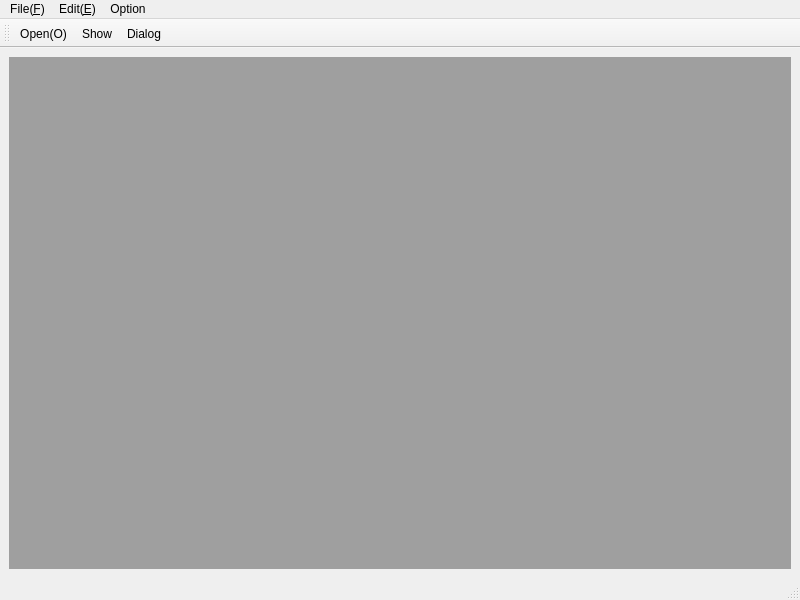
<?xml version="1.0" encoding="UTF-8"?>
<ui version="4.0">
 <class>MainWindow</class>
 <widget class="QMainWindow" name="MainWindow">
  <property name="geometry">
   <rect>
    <x>0</x>
    <y>0</y>
    <width>800</width>
    <height>600</height>
   </rect>
  </property>
  <property name="windowTitle">
   <string>MainWindow</string>
  </property>
  <widget class="QWidget" name="centralwidget">
   <layout class="QGridLayout" name="gridLayout">
    <item row="0" column="0">
     <widget class="QMdiArea" name="mdiArea"/>
    </item>
   </layout>
  </widget>
  <widget class="QMenuBar" name="menubar">
   <property name="geometry">
    <rect>
     <x>0</x>
     <y>0</y>
     <width>800</width>
     <height>29</height>
    </rect>
   </property>
   <widget class="QMenu" name="menuFile_F">
    <property name="title">
     <string>File(&amp;F)</string>
    </property>
    <addaction name="actionNew_N"/>
    <addaction name="actionOpen_O"/>
   </widget>
   <widget class="QMenu" name="menuEdit_E">
    <property name="title">
     <string>Edit(&amp;E)</string>
    </property>
   </widget>
   <widget class="QMenu" name="menuStart_S">
    <property name="title">
     <string>Option</string>
    </property>
    <addaction name="actionShow"/>
    <addaction name="actionDialog"/>
   </widget>
   <addaction name="menuFile_F"/>
   <addaction name="menuEdit_E"/>
   <addaction name="menuStart_S"/>
  </widget>
  <widget class="QStatusBar" name="statusbar"/>
  <widget class="QToolBar" name="toolBar">
   <property name="windowTitle">
    <string>toolBar</string>
   </property>
   <attribute name="toolBarArea">
    <enum>TopToolBarArea</enum>
   </attribute>
   <attribute name="toolBarBreak">
    <bool>false</bool>
   </attribute>
   <addaction name="actionOpen_O"/>
   <addaction name="actionShow"/>
   <addaction name="actionDialog"/>
  </widget>
  <action name="actionNew_N">
   <property name="icon">
    <iconset resource="images.qrc">
     <normaloff>:/picture/images/png/face.png</normaloff>:/picture/images/png/face.png</iconset>
   </property>
   <property name="text">
    <string>New(&amp;N)</string>
   </property>
   <property name="toolTip">
    <string>New File</string>
   </property>
  </action>
  <action name="actionOpen_O">
   <property name="text">
    <string>Open(O)</string>
   </property>
  </action>
  <action name="actionShow">
   <property name="text">
    <string>Show</string>
   </property>
  </action>
  <action name="actionDialog">
   <property name="text">
    <string>Dialog</string>
   </property>
  </action>
 </widget>
 <resources>
  <include location="images.qrc"/>
 </resources>
 <connections/>
</ui>
